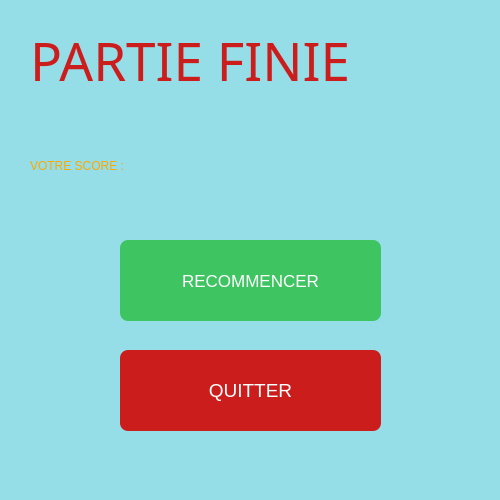
<?xml version="1.0" encoding="UTF-8"?>
<ui version="4.0">
 <class>fenetreFinPartie</class>
 <widget class="QWidget" name="fenetreFinPartie">
  <property name="geometry">
   <rect>
    <x>0</x>
    <y>0</y>
    <width>500</width>
    <height>500</height>
   </rect>
  </property>
  <property name="minimumSize">
   <size>
    <width>500</width>
    <height>500</height>
   </size>
  </property>
  <property name="maximumSize">
   <size>
    <width>500</width>
    <height>500</height>
   </size>
  </property>
  <property name="windowTitle">
   <string>Form</string>
  </property>
  <property name="styleSheet">
   <string notr="true">background-color: rgb(149, 222, 232);</string>
  </property>
  <widget class="QLabel" name="label">
   <property name="geometry">
    <rect>
     <x>30</x>
     <y>10</y>
     <width>421</width>
     <height>101</height>
    </rect>
   </property>
   <property name="font">
    <font>
     <family>13 Calibri</family>
     <pointsize>40</pointsize>
     <weight>50</weight>
     <italic>false</italic>
     <bold>false</bold>
    </font>
   </property>
   <property name="styleSheet">
    <string notr="true">font: 40pt bold &quot;Calibri&quot;;
color: rgb(204, 29, 29);</string>
   </property>
   <property name="text">
    <string>PARTIE FINIE</string>
   </property>
  </widget>
  <widget class="QPushButton" name="recommencer">
   <property name="geometry">
    <rect>
     <x>120</x>
     <y>240</y>
     <width>261</width>
     <height>81</height>
    </rect>
   </property>
   <property name="font">
    <font>
     <pointsize>13</pointsize>
    </font>
   </property>
   <property name="styleSheet">
    <string notr="true">background-color:rgb(63, 196, 98);
border-style:none;
border-radius:8px;
color:#FFF;</string>
   </property>
   <property name="text">
    <string>RECOMMENCER</string>
   </property>
  </widget>
  <widget class="QPushButton" name="quitter">
   <property name="geometry">
    <rect>
     <x>120</x>
     <y>350</y>
     <width>261</width>
     <height>81</height>
    </rect>
   </property>
   <property name="font">
    <font>
     <pointsize>14</pointsize>
    </font>
   </property>
   <property name="styleSheet">
    <string notr="true">background-color: rgb(204, 29, 29);
border-style:none;
border-radius:8px;
color:#FFF</string>
   </property>
   <property name="text">
    <string>QUITTER</string>
   </property>
  </widget>
  <widget class="QLabel" name="l_score">
   <property name="geometry">
    <rect>
     <x>30</x>
     <y>130</y>
     <width>441</width>
     <height>71</height>
    </rect>
   </property>
   <property name="styleSheet">
    <string notr="true">font: 40pt bold &quot;Calibri&quot;;
color:rgb(252, 168, 0)</string>
   </property>
   <property name="text">
    <string>VOTRE SCORE : </string>
   </property>
  </widget>
 </widget>
 <resources/>
 <connections/>
</ui>
